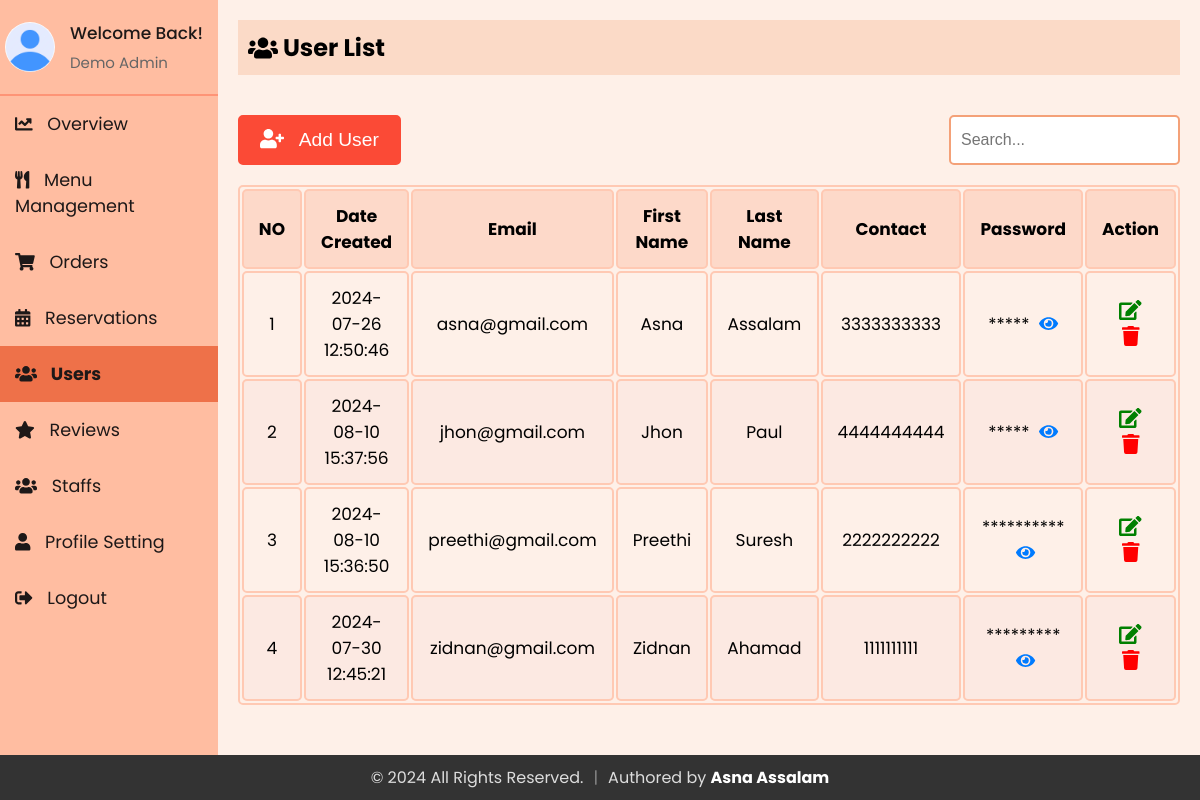
The page /Admin/users.php (signed in) on the database its author committed.
### tables this page shows
CREATE TABLE `staff` (
  `id` int(11) NOT NULL,
  `firstName` varchar(50) NOT NULL,
  `lastName` varchar(50) NOT NULL,
  `email` varchar(100) NOT NULL,
  `contact` varchar(15) DEFAULT NULL,
  `role` enum('superadmin','admin','delivery boy','waiter') NOT NULL,
  `password` varchar(255) NOT NULL,
  `createdAt` timestamp NOT NULL DEFAULT current_timestamp(),
  `updatedAt` timestamp NOT NULL DEFAULT current_timestamp() ON UPDATE current_timestamp(),
  `profile_image` varchar(255) NOT NULL DEFAULT 'default.jpg'
);

CREATE TABLE `users` (
  `email` varchar(255) NOT NULL,
  `firstName` varchar(255) NOT NULL,
  `lastName` varchar(255) NOT NULL,
  `contact` varchar(10) NOT NULL,
  `password` varchar(20) NOT NULL,
  `dateCreated` timestamp NOT NULL DEFAULT current_timestamp(),
  `profile_image` varchar(255) NOT NULL DEFAULT 'default.jpg'
);

### Admin/sidebar.php (called while the page is built, shortened)
<?php
include 'db_connection.php';
$admin_email = isset($_SESSION['email']) ? $_SESSION['email'] : '';
function getAdminInfo($email)
{
  global $conn;
  $stmt = $conn->prepare("SELECT firstName, lastName, email, profile_image FROM staff WHERE email = ?");
  $stmt->bind_param("s", $email);
  $stmt->execute();
  $stmt->bind_result($firstName, $lastName, $email,  $profile_image);
  return [
    'firstName' => $firstName ?: '',
    'lastName' => $lastName ?: '',
    'email' => $email ?: '',
    'profile_image' => $profile_image ?: 'default.jpg'
  ];
}
$admin_info = getAdminInfo($admin_email);
?>

### Admin/users.php (the view, shortened to what this page needs)
<?php
include 'db_connection.php';
$search = '';
?>
<?php
include 'sidebar.php';
?>
<!DOCTYPE html>
<html lang="en">
<head>
  <link rel="stylesheet" href="https://cdnjs.cloudflare.com/ajax/libs/font-awesome/5.15.3/css/all.min.css">
  <link rel="stylesheet" href="admin_user.css">
  <link rel="stylesheet" href="sidebar.css">
</head>
<body>
  <div class="sidebar">
    <div class="profile-section">
      <img src="../uploads/<?php echo htmlspecialchars($admin_info['profile_image']); ?>" alt="Profile Picture">
      <div class="info">
        <h3>Welcome Back!</h3>
        <p><?php echo htmlspecialchars($admin_info['firstName']) . ' ' . htmlspecialchars($admin_info['lastName']); ?></p>
      </div>
    </div>
    <ul>
      <li><a href="index.php"><i class="fas fa-chart-line" style="margin-right: 10px;"></i> Overview</a></li>
      <li><a href="admin_menu.php" ><i class="fas fa-utensils" style="margin-right: 10px;"></i> Menu Management</a></li>
      <li><a href="admin_orders.php"><i class="fas fa-shopping-cart" style="margin-right: 10px;"></i> Orders</a></li>
      <li><a href="reservations.php"><i class="fas fa-calendar-alt" style="margin-right: 10px;"></i> Reservations</a></li>
      <li><a href="users.php" class="active"><i class="fas fa-users" style="margin-right: 10px;"></i> Users</a></li>
      <li><a href="reviews.php"><i class="fas fa-star" style="margin-right: 10px;"></i> Reviews</a></li>
      <li><a href="staffs.php" ><i class="fas fa-users" style="margin-right: 10px;"></i> Staffs</a></li>
      <li><a href="profile.php"><i class="fas fa-user" style="margin-right: 10px;"></i> Profile Setting</a></li>
      <li style="margin-right: 10px;"><a href="logout.php"><i class="fas fa-sign-out-alt" style="margin-right: 10px;"></i> Logout</a></li>
    </ul>
  </div>
  <div class="content">
    <div class="header">
      <h2><i class="fas fa-users"></i>&nbsp;User List</h2>
    </div>
    <div class="actions">
      <button onclick="openaddUserModal()"><i class="fas fa-user-plus"></i> &nbsp; Add User</button>
      <form method="POST" id="searchForm" class="search-bar">
        <input type="text" name="search" placeholder="Search..." value="<?php echo htmlspecialchars($search); ?>">
      </form>
    </div>
    <table id="userTable">
      <thead>
        <tr>
          <th>NO</th>
          <th>Date Created</th>
          <th>Email</th>
          <th>First Name</th>
          <th>Last Name</th>
          <th>Contact</th>
          <th>Password</th>
          <th>Action</th>
        </tr>
      </thead>
      <tbody>
        <?php
        $sql = "SELECT * FROM users";
        $result = $conn->query($sql);
        if ($result->num_rows > 0) {
          $counter = 1;
          while ($row = $result->fetch_assoc()) {
            $passwordMasked = str_repeat('*', strlen($row['password']));
            echo "<tr>
                      <td>{$counter}</td>
                      <td>{$row['dateCreated']}</td>
                      <td>{$row['email']}</td>
                      <td>{$row['firstName']}</td>
                      <td>{$row['lastName']}</td>
                      <td>{$row['contact']}</td>
                      <td>
                          <span class='password-masked'>{$passwordMasked}</span>
                          <span class='password-visible' style='display: none;'>{$row['password']}</span>
                          <i class='fas fa-eye toggle-password' onclick='togglePassword(this)'></i>
                      </td>
                      <td>
                          <button id='editbtn' onclick='openEditUserModal(this)' data-email='{$row['email']}' data-firstname='{$row['firstName']}' data-lastname='{$row['lastName']}' data-contact='{$row['contact']}' data-password='{$row['password']}'><i class='fas fa-edit'></i></button>
                          <button id='deletebtn' onclick=\"deleteItem('{$row['email']}')\"><i class='fas fa-trash'></i></button>
                      </td>
                  </tr>";
            $counter++;
          }
        } else {
          echo "<tr><td colspan='8' style='text-align: center;'>No Users Found</td></tr>";
        }
        ?>
      </tbody>
    </table>
  </div>
</body>
</html>

### Admin/admin_user.css (style rules this page uses)
* { margin: 0; padding: 0; }
body { background: #fef0e8; font-family: "Poppins", sans-serif; margin: 0; }
.content { margin-bottom: 40px; }
.actions { display: flex; justify-content: space-between; align-items: center; margin-top: 40px; margin-bottom: 20px; }
#userTable td { position: relative; }
#userTable .fa-eye, #userTable .fa-eye-slash { cursor: pointer; margin-left: 5px; color: #007bff; }
.search-bar input { padding: 14px 10px; font-size: 16px; border-radius: 5px; border: 2px solid #f4a178; cursor: pointer; outline: none; }
.header { padding: 10px; background-color: #fbdac7; margin-bottom: 20px; display: flex; align-items: center; }
table { width: 100%; border: 2px solid #ffc9b3; font-size: 17px; text-align: center; cursor: pointer; border-radius: 5px; }
table th, table td { padding: 12px 15px; border: 2px solid #ffc9b3; border-radius: 5px; }
table th { background-color: #fdd9c9; }
table tr:nth-of-type(even) { background-color: #fce9e2; }
button { background-color: #fb4a36; color: white; border: 2px solid #fb4a36; padding: 12px 20px; cursor: pointer; border-radius: 5px; transition: all 0.3s ease; font-size: 1.2rem; }
#editbtn, #deletebtn { font-size: 20px; background: none; border: none; padding: 0 0 0 0; outline: none; cursor: pointer; padding: 0 5px 0 5px; }
#editbtn { color: green; }
#deletebtn { color: red; }
.sidebar ul li a.active { font-weight: bold; }

### Admin/sidebar.css (style rules this page uses)
* { margin: 0; padding: 0; box-sizing: border-box; }
body { background: #fef0e8; font-family: "Poppins", sans-serif; display: flex; flex-direction: row; margin: 0; }
.sidebar { width: 250px; background-color: #ffbda1; color: #1d1818; overflow: auto; position: relative; min-height: 100vh; font-size: 1.1rem }
.sidebar ul li a { display: block; padding: 15px; text-decoration: none; color: #1d1818; transition: background-color 0.3s; }
.sidebar ul li a.active { background-color:#ee7149; font-weight: bold; }
.sidebar ul { list-style-type: none; padding: 0; }
.content { flex: 1; padding: 20px; }
.header { padding: 10px; background-color: #fbdac7; margin-bottom: 20px; display: flex; align-items: center; }
.header h2 { display: flex; align-items: center; }
.profile-section { padding: 20px 5px 20px 5px; display: flex; align-items: center; border-bottom: 2px solid rgba(253, 108, 77, 0.5); }
.profile-section img { width: 50px; height: 50px; border-radius: 50%; margin-right: 15px; }
.profile-section .info { flex-grow: 1; }
.profile-section .info h3 { margin: 0; font-size: 17px; font-weight: 500; }
.profile-section .info p { margin: 5px 0 0; font-size: 15px; color: #666; }
.sidebar ul li a.active { font-weight: bold; }

### Admin/users.php (style rules this page uses)
.sidebar ul li a.active { font-weight: bold; }

### rows shown on the page
staff: profile_image (placeholder picture), firstName "Demo", lastName "Admin"
users: dateCreated "2024-07-26 12:50:46", email "asna@gmail.com", firstName "Asna", lastName "Assalam", contact "3333333333", password "*****"
users: dateCreated "2024-08-10 15:37:56", email "jhon@gmail.com", firstName "Jhon", lastName "Paul", contact "4444444444", password "*****"
users: dateCreated "2024-08-10 15:36:50", email "preethi@gmail.com", firstName "Preethi", lastName "Suresh", contact "2222222222", password "**********"
users: dateCreated "2024-07-30 12:45:21", email "zidnan@gmail.com", firstName "Zidnan", lastName "Ahamad", contact "1111111111", password "*********"
